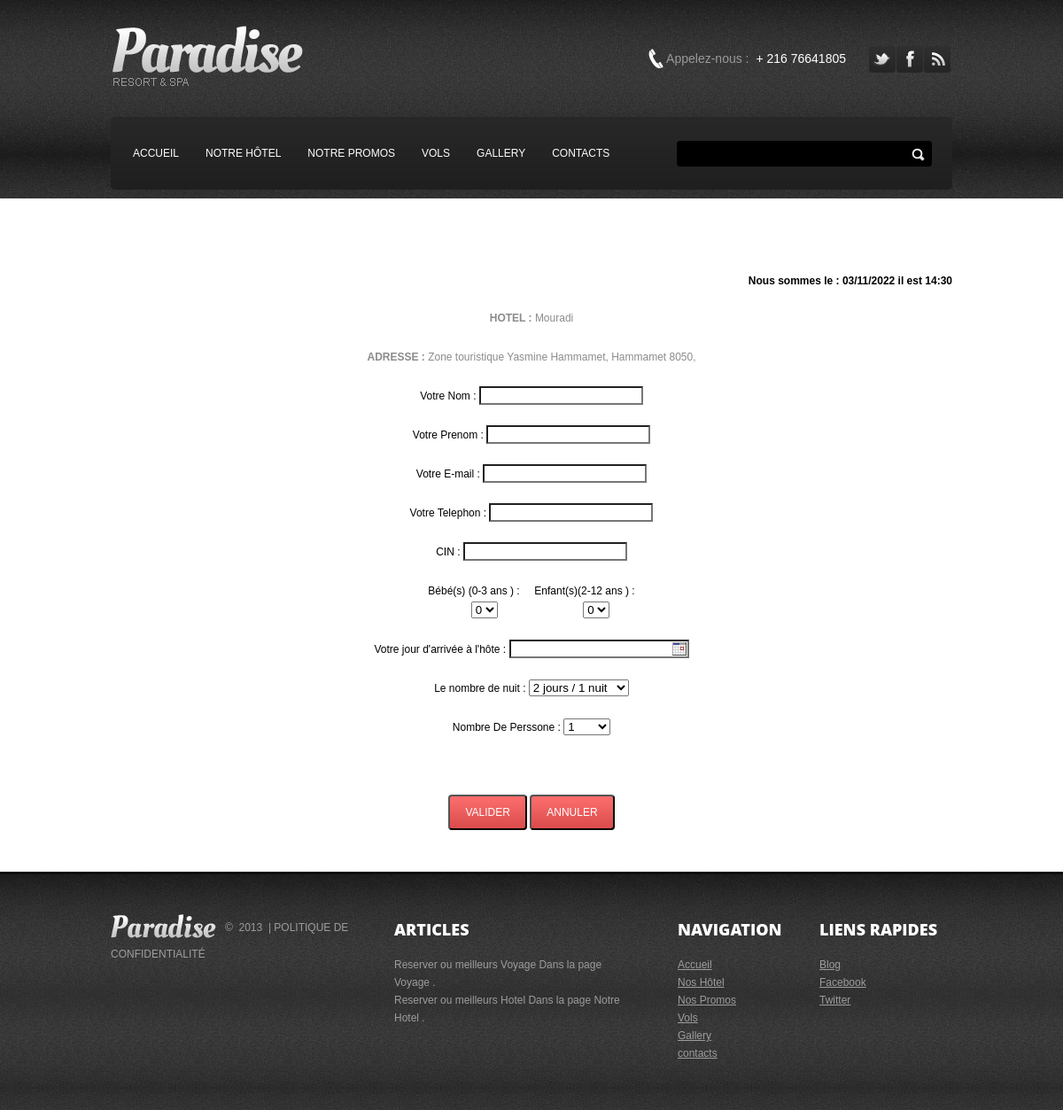
The page /include/reserver_hotel.php?idnom=1 on the database its author committed.
### tables this page shows
CREATE TABLE IF NOT EXISTS `hotel` (
  `id` int(11) NOT NULL AUTO_INCREMENT,
  `nom` varchar(255) NOT NULL,
  `adresse` varchar(255) NOT NULL,
  `star` int(11) NOT NULL,
  `prix` int(11) NOT NULL,
  `description` varchar(200) NOT NULL,
  `description2` mediumtext NOT NULL,
  PRIMARY KEY (`id`)
);

### include/reserver_hotel.php (the view, shortened to what this page needs)
<!DOCTYPE html>
<html lang="en">
<head>
    <link rel="stylesheet" type="text/css" media="screen" href="../css/style.css">
     <link rel="stylesheet" type="text/css" href="../css/style_cal.css"/>
</head>
<body>
   	<header>
      <div class="container_24">
        <div class="header_box">
          <div class="header_top">
            <h1><a class="logo" href="../index.html">Motive</a></h1>
            <div class="social">
              <a href="#"><img src="../images/soc1.png" alt=""></a>
              <a href="#"><img src="../images/soc2.png" alt=""></a>
              <a href="#"><img src="../images/soc3.png" alt=""></a>
            </div>
            <div class="call">
               Appelez-nous  :  <span>+ 216 76641805</span>
            </div>
          </div>
          <nav>
             <ul class="sf-menu">
                <li><a href="../index.php">Accueil</a></li>
                <li><a href="../path/hotel.php">Notre Hôtel</a></li>
                <li><a href="../path/promotion.php">Notre Promos</a></li>
                <li><a href="../path/voyage.php">Vols</a></li>
                <li><a href="../path/gallery.php">Gallery</a></li>
                <li><a href="../path/contacts.php">contacts</a></li>
             </ul>
              <form id="search" action="../search.php" method="GET" accept-charset="utf-8">
                  <input type="text" name="s" />
                  <a onclick="document.getElementById('search').submit()"></a>
               </form>
            </nav>
        </div>
      </div>
    </header>
    <section id="content">
      <div class="container_24">
        <div class="wrapper">
          <article class="grid_24">
            <p align="right"><font color="#000000"><b>Nous sommes le : <?php echo date("d/m/Y") ?> il est <?php echo date("H:i"); ?></b></font></p>
              <center>
                 <?php
		               $id  =(int)$_GET["idnom"] ;
					   include('connect.php');
		               $sql =  " SELECT * FROM `hotel` WHERE id = '$id' LIMIT 0, 1 "  ;
                       $req = mysql_query($sql)  ;
                       while($var = mysql_fetch_assoc($req))
                                  {
									  ?><b> HOTEL : </b><?php          echo $var['nom']  ; ?> <br> <br><?php
								      ?><b> ADRESSE : </b> <?php          echo $var['adresse']  ; ?> <br><br> <?php
								  }
              ?>
              <form action="#" method="post" id="form1" name="form1" enctype="multipart/form-data">
              <font color="#000000" size="+2">
              Votre Nom : <input type="text" name="nom" id="nom" value="" ><span class ="error"></span> <br><br>
              Votre Prenom : <input type="text" name="prenom" id="prenom" value=""><span class ="error"></span><br><br>
              Votre E-mail : <input type="text" name="email" id="email" value=""><span class ="error"></span><br><br>
              Votre Telephon : <input type="text" name="tel" id="tel" value=""><span class ="error"></span><br><br>
              CIN : <input type="text" name="cin" value="" id="cin"><span class ="error"></span><br><br>
              Bébé(s) (0-3 ans ) : &nbsp;&nbsp;&nbsp;  Enfant(s)(2-12 ans  ) : <br>
                <select name="bebe" size="+1" >
						<option value="0">  0           </option>
                 </select>
                <select name="enfant" size="+1" >
						<option value="0">  0           </option>
                 </select>
               <br><br>
               Votre jour d'arrivée à l'hôte : <input type="text" name="date" class="tcal" value="" id="date"> <span class ="error"></span><br><br>
                Le nombre de nuit :
                  <select name="nb_nuit" id="nb_nuit">
					  				     <option value="1">2 jours / 1 nuit</option>
			      </select> <br><br>
              Nombre De Perssone :
                <select name="chambre" size="+1" id="chambre" >
						<option value="1">  1           </option>
                 </select>
                  <br><br><br>
             <input type="submit" class="button" value="Valider" name="submit" id="submit" >
             <input type="reset" class="button" value="Annuler" >
          </font>
          </form>
         </center>
          </article>
        </div>
      </div>
    </section>
     <footer>
      <div class="container_24">
        <div>
          <div class="grid_8">
            <div class="privacy">
              <a href="#" class="f_logo"><img src="../images/f_logo.png" alt="" /></a> <span>&nbsp;
              &copy;&nbsp; 2013&nbsp; |  <a href="">Politique de confidentialité</a></span>
            </div>
          </div>
          <div class="grid_7">
            <h2>articles</h2>
            <ul class="articles">
               <li>
                <a href="../path/voyage.php">Reserver ou meilleurs Voyage Dans la page Voyage .</a>
              </li>
              <li>
                <a href="../path/hotel.php">Reserver ou meilleurs Hotel Dans la page Notre Hotel .</a>
              </li>
            </ul>
          </div>
          <div class="grid_4 prefix_1">
            <h2>Navigation</h2>
            <ul class="links_list">
                <li><a href="../index.php">Accueil</a></li>
                <li><a href="../path/hotel.php">Nos Hôtel</a></li>
                <li><a href="../path/promotion.php">Nos Promos</a></li>
                <li><a href="../path/voyage.php">Vols</a></li>
                <li><a href="../path/gallery.php">Gallery</a></li>
                <li><a href="../path/contacts.php">contacts</a></li>
            </ul>
          </div>
          <div class="grid_4 last-col">
            <h2>liens rapides</h2>
            <ul class="links_list">
              <li><a href="">Blog </a></li>
              <li><a href="">Facebook</a></li>
              <li><a href="">Twitter</a></li>
            </ul>
          </div>
        </div>
      </div>
    </footer>
</body>
</html>

### css/style.css (style rules this page uses)
html { width:100% }
body { font-family:Arial, Helvetica, sans-serif; font-size:12px; line-height:22px; color:#8b8b8b; min-width:960px; -webkit-text-size-adjust: none;background: url('../images/footer1.jpg') 50% bottom repeat #000; }
.wrapper { width:100%;overflow:hidden }
a { color:#8b8b8b;outline:none; text-decoration:none; cursor:pointer; }
.button { display:inline-block; padding:10px 17px 10px; margin: 21px 0 0; font-size: 12px; line-height: 16px; color:#fff;background: url('../images/button.jpg') repeat-x #dc4d4e;border-radius:4px;position: relative;text-transform:uppercase; }
header { padding:29px 0 10px;background: url('../images/header.jpg') 50% 0 repeat #282828;position: relative;z-index: 10; }
header h1 { width:221px;margin-left:0px;float: left; }
header h1 a { display:block;width:221px;height:70px;background:url(../images/logo.png) 0 0 no-repeat; text-decoration:none; text-indent:-9999px; }
.header_top { margin-bottom:33px;overflow: hidden; }
.social { overflow:hidden;float: right;padding: 23px 2px 0; }
.social a { display:block; float:left;width:30px;height:30px; overflow:hidden; margin-left:1px; }
.social a:first-child { margin: 0 0 0 0; }
.call { float: right;background: url('../images/call.png') 0 26px no-repeat;padding: 26px 24px 0 20px;font-size:14px;color:#9a9a9a; }
.call span { color:#ffffff;display:inline-block;margin-left:4px; }
.header_box { margin:0 5px;position: relative; }
#content { padding:82px 0px 47px 0px;clear: both;background: #fff;position: relative;z-index: 1; }
p { margin-bottom:20px }
h2,h3,h4 { font-weight:normal; }
h2, h3, h4 { margin-bottom:25px;font-size: 18px; line-height: 22px; color:#555555;letter-spacing:-1px; }
.title1, .title2, .offer .title, .os, h2 { font-family: 'Open Sans', sans-serif;font-weight:800;text-transform:uppercase; }
.button1 em, .button em, a.img_wrap, footer a, .sf-menu a { -webkit-transition: all 0.5s ease;-moz-transition: all 0.5s ease;-o-transition: all 0.5s ease;transition: all 0.5s ease; }
.articles a { color:#9d9d9d; }
.links_list { text-transform:none; }
.links_list a { color:#9d9d9d;text-decoration:underline; }
footer { padding:54px 0;background: url('../images/footer.jpg') 50% 0 repeat-x;line-height:20px; }
footer .privacy { text-transform:uppercase;margin-top:-6px;line-height:30px; }
footer .privacy, footer .privacy a { color:#9d9d9d; }
footer h2 { color:#fff;letter-spacing:0;margin-bottom:19px; }

### css/style_cal.css (style rules this page uses)
.tcalInput { background: url("../images/cal.gif") no-repeat scroll 100% 50% transparent; cursor: pointer; padding-right: 20px; }

### css/skeleton.css (style rules this page uses)
.wrapper { width:100%; overflow:hidden; position:relative; }
.container_24 { position: relative; width: 960px; margin: 0 auto; padding: 0; }
.grid_1, .grid_2, .grid_3, .grid_4, .grid_5, .grid_6, .grid_7, .grid_8, .grid_9, .grid_10, .grid_11, .grid_12, .grid_13, .grid_14, .grid_15, .grid_16, .grid_17, .grid_18, .grid_19, .grid_20, .grid_21, .grid_22, .grid_23, .grid_24 { float: left; display: inline; margin-left:5px; margin-right:5px; }
.container_24 .grid_4 { width: 150px; }
.container_24 .grid_7 { width: 270px; }
.container_24 .grid_8 { width: 310px; }
.container_24 .grid_24 { width: 950px; }
.container_24 .prefix_1 { padding-left:40px; }
.container_24:after { content: "\0020"; display: block; height: 0; clear: both; visibility: hidden; }

### css/superfish.css (style rules this page uses)
nav { width:100%; margin: 0px 0 0px 0;background: url('../images/nav.jpg') 50% 0 repeat-x #1f1f1f;border-radius:5px;padding: 27px 0 26px;z-index:11; }
.sf-menu { float: left;padding: 6px 0 0 25px; }
.sf-menu li { float:left;position:relative }
.sf-menu>li>a { display:inline-block;position:relative; }
.sf-menu>li { margin-right:30px; }
.sf-menu a { font-size: 12px; line-height: 16px; color:#fff;text-transform:uppercase; }
.sf-menu>li:first-child+li a { padding-right: 10px; }
#search { float: right;margin: 0 23px 0;background:#000;overflow: hidden;border-radius:4px; }
#search input { float: left;background:none;border:none;margin:0;padding: 6px 0 6px 10px;font-family:Arial, Helvetica, sans-serif;font-size:12px;color:#fff;width:249px; }
#search a { display:block;float: right;width:29px;height:29px;background: url('../images/search_but.png') no-repeat; }
.sf-menu li:first-child+li { margin-right:20px; }

### rows shown on the page
hotel: nom "Mouradi", adresse "Zone touristique Yasmine Hammamet, Hammamet 8050,"
